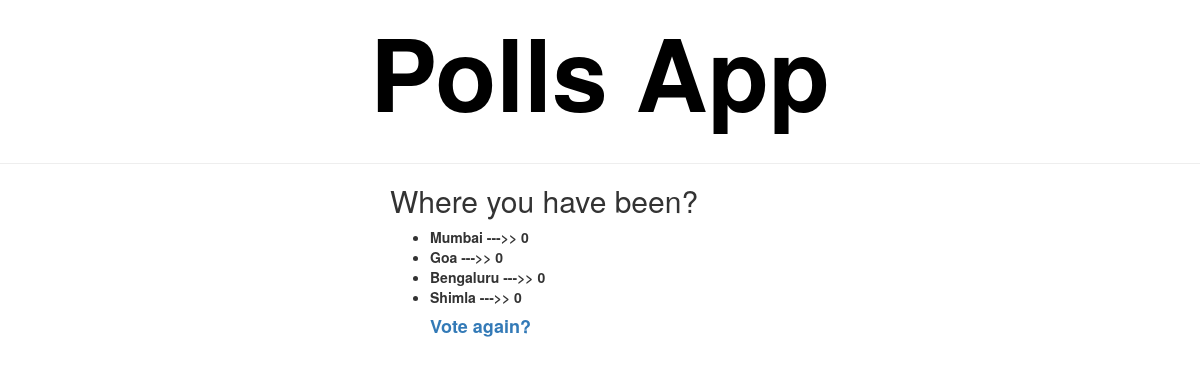
/polls/2/results, run on an earlier commit of the app's database.
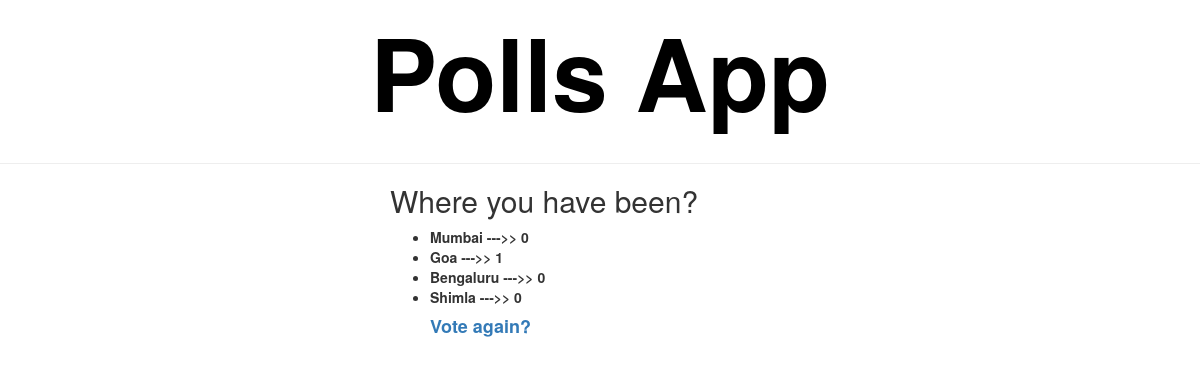
And on a later commit of the database.
### polls/models.py (models this page shows)
class Choice(models.Model):
	choice_text = models.CharField(max_length=200)
	votes = models.IntegerField(default=0)
	question = models.ForeignKey(Question, on_delete=models.CASCADE)
	def __str__(self):
		return self.choice_text

### polls/views.py (the view)
# urls.py: url(r'^(?P<question_id>[0-9]+)/results$', views.results, name='results'),
def results(request, question_id):
	question = get_object_or_404(Question, pk=question_id)
	return render(request, 'polls/results.html', {'question': question})

### polls/templates/polls/results.html
{% extends 'polls/base.html' %}
{% block content %}
<h2>{{question.question_text}}</h2>
<ul>
{% for choice in question.choice_set.all %}
    <li><strong>{{choice}} --->> {{choice.votes}}</strong></li>
{% endfor %}
<a href={% url 'polls:index' %}><h4><strong>Vote again?</strong></h4>
	{% endblock %}

What changed in the data, as far as the page shows it:
changed Choice "Goa": votes "0" → "1"
